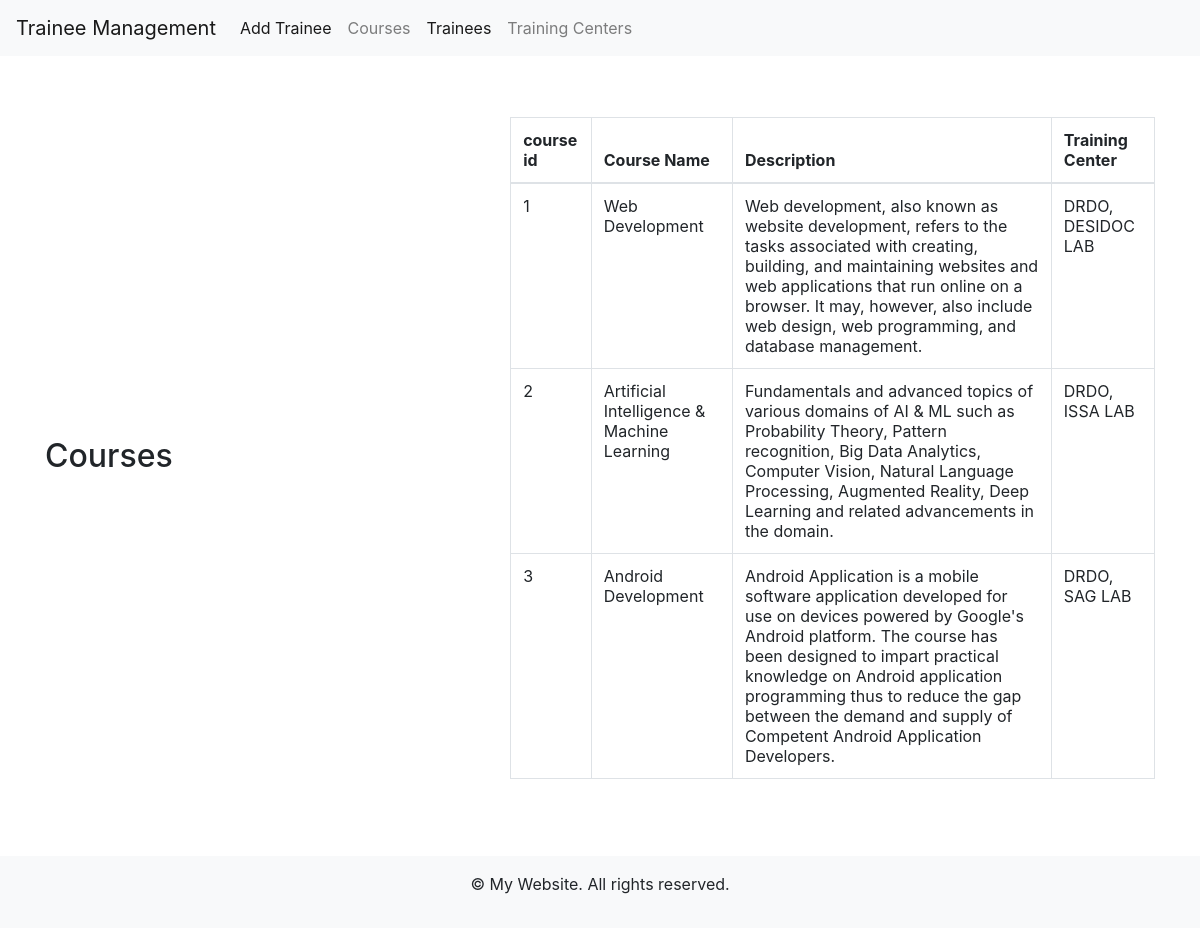
Page /course_list/ on the committed database.
### trainee/models.py (models this page shows, shortened)
class Course(models.Model):
    id = models.AutoField(primary_key=True)
    name = models.CharField(max_length=100)
    description = models.TextField()
    training_center = models.ForeignKey(TrainingCenter, on_delete=models.CASCADE)

class TrainingCenter(models.Model):
    id = models.AutoField(primary_key=True)
    name = models.CharField(max_length=100)
    location = models.CharField(max_length=100)
    contact_email = models.EmailField(null=True)

### trainee/views.py (the view)
# urls.py: path('course_list/', views.course_list, name='course_list'),
def course_list(request):
    courses = Course.objects.all()
    return render(request, 'trainee/course_list.html', {'courses': courses})

### trainee/templates/trainee/course_list.html (shortened to what this page needs)
{% extends 'trainee/base.html' %}
{% load static %}
{% block content %}
<html>
<head>
    <link rel="stylesheet" href="https://stackpath.bootstrapcdn.com/bootstrap/4.5.2/css/bootstrap.min.css">
    <link rel="stylesheet" type="text/css" href="{% static 'trainee/style.css' %}">
</head>
<body>
    <div class="container center-container">
    <h2 style="text-align:center;">Courses</h2>
    <div class="row">
        <div class="col-md-4">
        </div>
        <div class="col-md-8">
            <div class="table-responsive">
                <table class="table table-bordered">
                    <thead>
                        <tr>
                            <th>course id</th>
                            <th>Course Name</th>
                            <th>Description</th>
                            <th>Training Center</th>
                        </tr>
                    </thead>
                    <tbody>
                        {% for course in courses %}
                        <tr>
                            <td>{{ course.id }}</td>
                            <td>{{ course.name }}</td>
                            <td>{{ course.description }}</td>
                            <td>{{ course.training_center.name }}</td>
                        </tr>
                        {% endfor %}
                    </tbody>
                </table>
            </div>
        </div>
    </div>
</div>
</body>
</html>
{% endblock %}

### trainee/templates/trainee/base.html (style rules this page uses)
body { margin: 0; padding: 0; display: flex; flex-direction: column; min-height: 100vh; }

### rows in the picture
Course: id "1", name "Web Development", description "Web development, also known as website development, refers to the tasks associated with creating, building, and maintaining websites and web applications that run online on a browser. It may, however, also include web design, web programming, and database management.", training_center.name "DRDO, DESIDOC LAB"
Course: id "2", name "Artificial Intelligence & Machine Learning", description "Fundamentals and advanced topics of various domains of AI & ML such as Probability Theory, Pattern recognition, Big Data Analytics, Computer Vision, Natural Language Processing, Augmented Reality, Deep Learning and related advancements in the domain.", training_center.name "DRDO, ISSA LAB"
Course: id "3", name "Android Development", description "Android Application is a mobile software application developed for use on devices powered by Google's Android platform. The course has been designed to impart practical knowledge on Android application programming thus to reduce the gap between the demand and supply of Competent Android Application Developers.", training_center.name "DRDO, SAG LAB"
